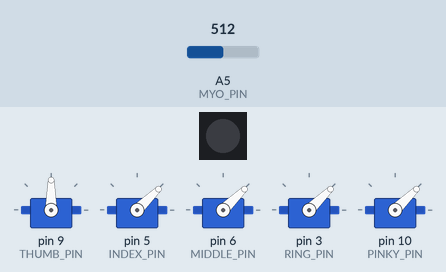
The sketch below on a simulated Arduino Mega 2560, built with avr-gcc and run on an emulated ATmega2560. Shown: 1 RGB LEDs in strip order, left to right, 5 × servo. The test bench sets the inputs (shaded band); at power-on: A5 (MYO_PIN) = 512. Dim RGB values are drawn brighter than linear; the strip is taken to match the declared colour order.

Above: at 0.05 s.
At 7.2 s:
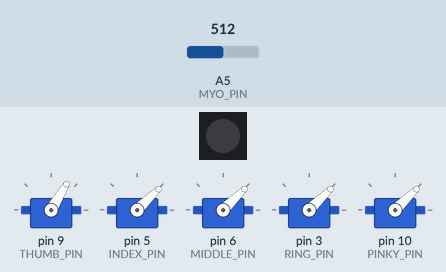
At 14.35 s:
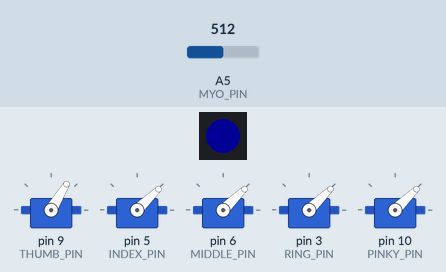
Timing chart, 0 to 16.9 s (numbered marks = the images above):
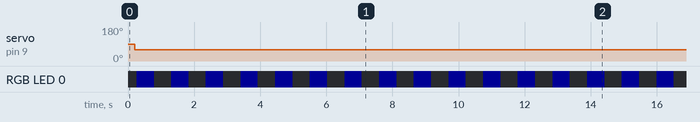

Measured:
- by itself, servo on pin 9 (THUMB_PIN): 90° → 59° at 0.20 s
- by itself, RGB LED 0: alternates RGB(0, 0, 20) for 0.52 s and off for 0.52 s

The sketch:

mainCode.ino
```cpp
//this code takes input from a myoelctric and toggles the hand between the contracted
// and extended positions when there is a spike above a user-defined level
// future projects will include running this code with low power

#include <Adafruit_NeoPixel.h>
#include <Servo.h>     //library used for servos

Servo thumb;            //defines the name of the five servos and them as servo objects
Servo pointer;
Servo middle;
Servo ring;
Servo pinky;


#define extendmin 2000    //static integers of extendminimum and extendmaximum servo extension
#define extendmax 1000

#define setmin 1850
#define setmax 1000

int trigger = 600; //default value incase if all fails
int rotation = 2; //set to 4 for more opitons
bool isLocked = false; //0 is not locked
bool isIniting = true;

enum pins
{
  THUMB_PIN = 9,
  INDEX_PIN = 5,
  MIDDLE_PIN = 6,
  RING_PIN = 3,
  PINKY_PIN = 10,
  VBAT_PIN = A0,
  MYO_PIN = A5,
  LED_PIN = 11,
  BUTTON_PIN = 7
};

enum hand_state
{
  OPEN, FIST, POINT, PINCH
};

Adafruit_NeoPixel led(1, LED_PIN, NEO_RGB + NEO_KHZ800);

#define overload 1028

int state = OPEN;    // sets default state to be open
#define threshold .4    // this is the percentage of the extendmax read we use to define a flex

int setTrigger();
bool check(int);
void collect(int *, int *, int *);
void handPosition(int, int, int, int, int);
void locked();
void set_led();

//wait 10 seconds then set led color for 1 second based on battery voltage
ISR(TIMER3_OVF_vect)
{
  static char count = -1;

  if (isIniting) {
    count = ++count % 4;
    if (count < 2)
      led.setPixelColor(0, 0, 0, 20);
    else
      led.setPixelColor(0, 0, 0, 0);
  } else {
    count = ++count % 40; // 0.1hz real
    //count = ++count % 8; // 1hz test
    if (count < 4) {
      const float battery_voltage = analogRead(VBAT_PIN) * 0.0049; //not reading reliably
      //const float battery_voltage = 2.5; test code

      const float normalized = battery_voltage - 3.0;

      float light_level = 20.0 * normalized;

      light_level = light_level < 0.0 ? 0.0 : light_level;
      light_level = light_level > 20.0 ? 20.0 : light_level;

      led.setPixelColor(0, 20.0 - light_level, light_level, 0);

      Serial1.print("Battery Voltage: ");
      Serial1.println(battery_voltage);
    } else
      led.setPixelColor(0, 0, 0, 0);
  }
  led.show();
}

// THIS PART ONLY RUNS ONCE
void setup() {
  isIniting = true;

  led.begin();
  led.clear(); //make sure led is off on startup because it will be a super bright blue otherwise
  led.show();

  //put in normal mode because this is set somewhere else beforehand
  TCCR3A = 0;
  //set prescaler to 64
  TCCR3B = 3;
  //enable timer interupt on overflow
  TIMSK3 = 1;

  Serial1.begin(9600);     // starts up serial communication between arduino and computer

  Serial1.println("linking servos");
  thumb.attach(THUMB_PIN, extendmin, extendmax);    //defines where the servos are and their extendmax/extendmins
  pointer.attach(INDEX_PIN, extendmin, extendmax);
  middle.attach(MIDDLE_PIN, extendmin, extendmax);
  ring.attach(RING_PIN, extendmin, extendmax);
  pinky.attach(PINKY_PIN, extendmin, extendmax);

  pinMode(BUTTON_PIN, INPUT_PULLUP);
  attachInterrupt(digitalPinToInterrupt(BUTTON_PIN), locked, FALLING);

  Serial1.println("Starting");       //makes the hand relax all of the way
  handPosition(extendmax, extendmax, extendmax, extendmax, extendmax);

  Serial1.println("Reading in 3");
  delay(1000);
  Serial1.println("Reading in 2");
  delay(1000);
  Serial1.println("Reading in 1");
  delay(1000);

  trigger = setTrigger();
  isIniting = false;
}

//setup starts by linking the Servo objects to each pin and detailing the limits per each argument. Then it opens the hand for a default position and will call the setTrigger function. Once it's collected, the setup is complete

void loop() {
  float currentVoltage = 0;

  if (!isLocked && check(currentVoltage = analogRead(MYO_PIN))) { // collects voltage, then assigns to currentVoltage, then passes currentVoltage to check function, then checks the check return value to see if it's higher than trigger value

    state = (++state) % (FIST + 1); // increment through available state values

    Serial1.print("state is ");
    Serial1.println(state);

    Serial1.print("myo voltage is: ");
    Serial1.println(currentVoltage); // prints in the Serial1 moniter

    switch (state) {
      case OPEN:
        Serial1.println("Open");
        handPosition(setmax, setmax, setmax, setmax, setmax);
        break;
      case FIST:
        Serial1.println("Fist");
        handPosition(setmin, setmin, setmin, setmin, setmin);
        break;
      case POINT:
        Serial1.println("Point");
        handPosition(extendmax, extendmin, extendmax, extendmax, extendmax);
        break;
      case PINCH:
        Serial1.println("Pinch");
        handPosition(extendmin, extendmin, extendmin, extendmax, extendmax);
        break;
      default:
        state = OPEN; //edgecase if logic fail
        handPosition(extendmax, extendmax, extendmax, extendmax, extendmax);
        break;
    }
  }
}

//the loop function will continously check the users input and assign it to currentVoltage, then it's verified through the check function to see if its higher than the set trigger value from setup, if so then it will switch between the four hand positions in a looping structure

/*int setTrigger(){
  float average = 0;
  int i, j;
  do{
    average = 0;//resets collection value if it failed prior
    for(j = 1; j <= 3; j++){//loops to collect the three impulses
      Serial1.print("Reading impulse ");
      Serial1.print(j);
      Serial1.println(" in the next 3 seconds");
      for(i = 3; i != 0; i--){//counts down 3 seconds
        Serial1.println(i);
        delay(1000);
      }
      Serial1.println("Reading");
      average = average + analogRead(myoIn);//adds up collected values with previous values
      Serial1.print("Total is:");
      Serial1.println(average);

    }

      average = average/3;
      Serial1.print("Average is:");
      Serial1.println(average);
  } while((average) < 200);//if it's less than 200 than we reattempt collection
  return (int)(average);//returns average upon success
  }*/


int setTrigger() {
  float average = 0;
  int i, j;
  int max1, max2, max3;
  int loopcount, starttime, endtime;
  do {
    average = 0;//resets collection value if it failed prior
    max1 = 0;
    max2 = 0;
    max3 = 0;
    loopcount = 0;
    starttime = millis();
    endtime = starttime;
    while ((endtime - starttime) < 3000) // do this loop for about 1 second
    {
      collect(&max1, &max2, &max3);
      loopcount = loopcount + 1;
      endtime = millis();
    }
    average = (max1 + max2 + max3) / 3;
    Serial1.println("max1");
    Serial1.print(max1);
    Serial1.println("max2");
    Serial1.print(max2);
    Serial1.println("max3");
    Serial1.print(max3);
    Serial1.println("average");
    Serial1.println(average);
    Serial1.println("loop");
    Serial1.println(loopcount);
  } while ((average) < 200); //if it's less than 200 than we reattempt collection
  return (int)(average);//returns average upon success
}

void collect(int * max1, int * max2, int * max3) {
  float prevVolt = analogRead(MYO_PIN);
  float currVolt = analogRead(MYO_PIN);
  float nextVolt = analogRead(MYO_PIN);
  if (currVolt < overload && prevVolt < currVolt && currVolt > nextVolt) {
    if (currVolt > *max1) {
      *max1 = currVolt;
      return;
    }
    else if (currVolt > *max2) {
      *max2 = currVolt;
      return;
    }
    else if (currVolt > *max3) {
      *max3 = currVolt;
      return;
    }
  }
}

//setTrigger collects 3 inputs by the user with a 3 second delay between each one. It calculates the average and if it's lower than 200, it's an assumed error and will reset the collection. Once completed it returns the average

bool check(int voltage) {
  return voltage > trigger && voltage < overload;
}

//check collects the voltage, and if it's greater than the trigger value, will return 1 for true, else 0 for false

void locked() {
  static unsigned long last_lock_time = 0;

  if (last_lock_time > millis()) // if the last lock time is in the future, there probably was an overflow so we should reset
    last_lock_time = 0;

  if (millis() - last_lock_time > 1000) { // only change state once a second to prevent button bouncing issues
    last_lock_time = millis();
    isLocked = !isLocked;
    Serial1.print("Button State: ");
    Serial1.println(isLocked);
  }
}

void handPosition(int thumbPos, int pointerPos, int middlePos, int ringPos, int pinkyPos) {
  //function hand position takes in 5 integer inputs for each finger and moves the servos according to
  //each input. for the servos, extendmaximum extension is 1000 and extendminimum (all the way in) is 2000.
  //this is a function from the servo.h library basically gives the pulse width
  pointer.writeMicroseconds(pointerPos);
  middle.writeMicroseconds(middlePos);
  ring.writeMicroseconds(ringPos);
  pinky.writeMicroseconds(pinkyPos);
  delay(200);
  thumb.writeMicroseconds(thumbPos+150); //this is because the thumb is not tied tight
  delay(1000);       //this is so the servos have time to get to their set position
  thumb.writeMicroseconds(thumb.readMicroseconds()); //adjusts servos to adjust desired position to actual position reached to avoid burnout
  pointer.writeMicroseconds(pointer.readMicroseconds());
  middle.writeMicroseconds(middle.readMicroseconds());
  ring.writeMicroseconds(ring.readMicroseconds());
  pinky.writeMicroseconds(pinky.readMicroseconds());
  delay(250);
}

//handPosition takes 5 integer values to be set to each servo for the finger, with one second of time to adjust, their position is read and if not accurate, will adjust servo command to stay at the position
```
